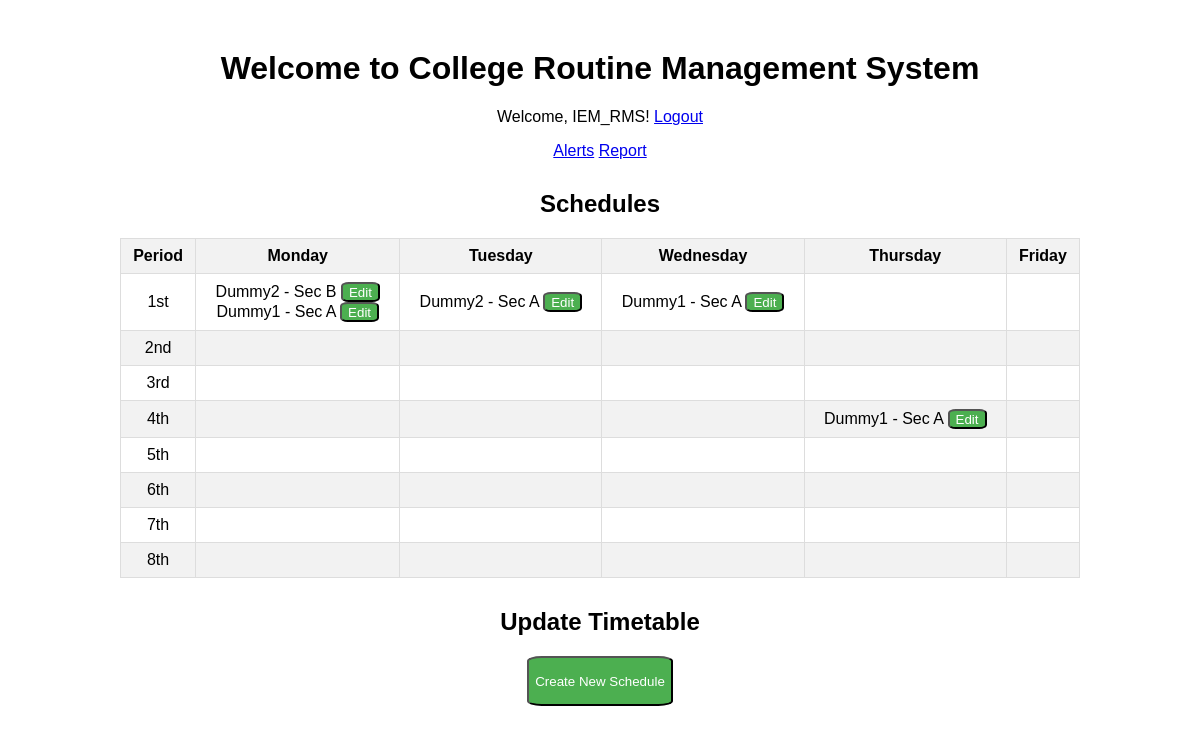
The page /admin_dashboard/ (signed in) on the database its author committed.
### Routine/models.py (models this page shows, shortened)
class TimeSlot(models.Model):
    slot_choices = [
        ('1st', '1st (09.30‐10.20)'),
        ('2nd', '2nd (10.20‐11.10)'),
        ('3rd', '3rd (11.10‐12.00)'),
        ('4th', '4th (12.00‐12.50)'),
        ('5th', '5th (1.40‐02.30)'),
        ('6th', '6th (02.30‐03.20)'),
        ('7th', '7th (03.20-04.10)'),
        ('8th', '8th (04.10-05.00)'),
    ]
    slot = models.CharField(max_length=5, choices=slot_choices)

class Schedule(models.Model):
    day = models.ForeignKey(Day, on_delete=models.CASCADE)
    time_slot = models.ForeignKey(TimeSlot, on_delete=models.CASCADE)
    faculty = models.ForeignKey(Faculty, on_delete=models.CASCADE)
    classroom = models.ForeignKey(Class, on_delete=models.CASCADE)

class Faculty(models.Model):
    user = models.OneToOneField(User, on_delete=models.CASCADE)
    department = models.CharField(max_length=100)
    def __str__(self):
        return self.user.username

class Class(models.Model):
    name = models.CharField(max_length=100)
    def __str__(self):
        return self.name

### Routine/views.py (the view)
# urls.py: path('admin_dashboard/', views.admin_dashboard, name='admin_dashboard'),  # Admin dashboard
@login_required
def admin_dashboard(request):
    if not request.user.is_superuser:
        return redirect('index')
    schedules = Schedule.objects.select_related('faculty', 'classroom', 'day', 'time_slot').order_by('time_slot__slot')
    days = {day: [] for day, _ in Day.day_choices}
    for schedule in schedules:
        days[schedule.day.day].append(schedule)
    periods = [time_slot.slot for time_slot in TimeSlot.objects.all()]
    faculties = Faculty.objects.all()
    classes = Class.objects.all()
    context = {'days': days, 'periods': periods, 'faculties': faculties, 'classes': classes}
    return render(request, 'Routine/admin_dashboard.html', context)

### Routine/templates/Routine/admin_dashboard.html (shortened to what this page needs)
<!DOCTYPE html>
<html lang="en">
<head>
</head>
<body>
    <h1>Welcome to College Routine Management System</h1>
    {% if user.is_authenticated %}
        <p>Welcome, {{ user.username }}! <a href="{% url 'logout' %}">Logout</a></p>
        <a href={%url 'alerts'%} id="alert">Alerts</a>
        <a href={%url 'report'%} id="report">Report</a>
    {% else %}
        <p><a href="{% url 'login' %}">Login</a></p>
    {% endif %}
    <h2>Schedules</h2>
    <table>
    <thead>
        <tr>
            <th>Period</th>
            <th>Monday</th>
            <th>Tuesday</th>
            <th>Wednesday</th>
            <th>Thursday</th>
            <th>Friday</th>
        </tr>
    </thead>
    <tbody>
        {% for period in periods %}
        <tr>
            <td>{{ period }}</td>
            <td>
                {% for schedule in days.Monday %}
                    {% if schedule.time_slot.slot == period %}
                        {{ schedule.faculty.user.username }} - {{ schedule.classroom }} <button class="editBtn" data-id="{{ schedule.id }}">Edit</button><br>
                    {% endif %}
                {% endfor %}
            </td>
            <td>
                {% for schedule in days.Tuesday %}
                    {% if schedule.time_slot.slot == period %}
                        {{ schedule.faculty.user.username }} - {{ schedule.classroom.name }} <button class="editBtn" data-id="{{ schedule.id }}">Edit</button>
                    {% endif %}
                {% endfor %}
            </td>
            <td>
                {% for schedule in days.Wednesday %}
                    {% if schedule.time_slot.slot == period %}
                        {{ schedule.faculty.user.username }} - {{ schedule.classroom.name }} <button class="editBtn" data-id="{{ schedule.id }}">Edit</button>
                    {% endif %}
                {% endfor %}
            </td>
            <td>
                {% for schedule in days.Thursday %}
                    {% if schedule.time_slot.slot == period %}
                        {{ schedule.faculty.user.username }} - {{ schedule.classroom.name }} <button class="editBtn" data-id="{{ schedule.id }}">Edit</button>
                    {% endif %}
                {% endfor %}
            </td>
            <td>
            </td>
        </tr>
        {% endfor %}
    </tbody>
</table>
    <h2>Update Timetable</h2>
    <button id="updateButton">Create New Schedule</button>
</body>
</html>

### Routine/templates/Routine/admin_dashboard.html (style rules this page uses)
body { font-family: Arial, sans-serif; text-align: center; margin: 0; padding: 0; }
h1 { margin-top: 50px; }
h2 { margin-top: 30px; }
table { margin: 20px auto; border-collapse: collapse; width: 80%; }
th, td { border: 1px solid #ddd; padding: 8px; }
th { background-color: #f2f2f2; }
tr:nth-child(even) { background-color: #f2f2f2; }
input[type="submit"],#updateButton { background-color: #4CAF50; color: white; cursor: pointer; }
#updateButton { height: 50px; border-radius:10%; }
.editBtn { background-color: #4CAF50; color: white; cursor: pointer; height: 20px; border-radius:20%; }

### rows shown on the page
TimeSlot: periods "1st"
Schedule: faculty.user.username "Dummy2", classroom "Sec B"
Schedule: faculty.user.username "Dummy1", classroom "Sec A"
Schedule: faculty.user.username "Dummy2", classroom.name "Sec A"
Schedule: faculty.user.username "Dummy1", classroom.name "Sec A"
TimeSlot: periods "2nd"
TimeSlot: periods "3rd"
TimeSlot: periods "4th"
Schedule: faculty.user.username "Dummy1", classroom.name "Sec A"
TimeSlot: periods "5th"
TimeSlot: periods "6th"
TimeSlot: periods "7th"
TimeSlot: periods "8th"

### other values the page prints
{{ user.username }} "IEM_RMS"
